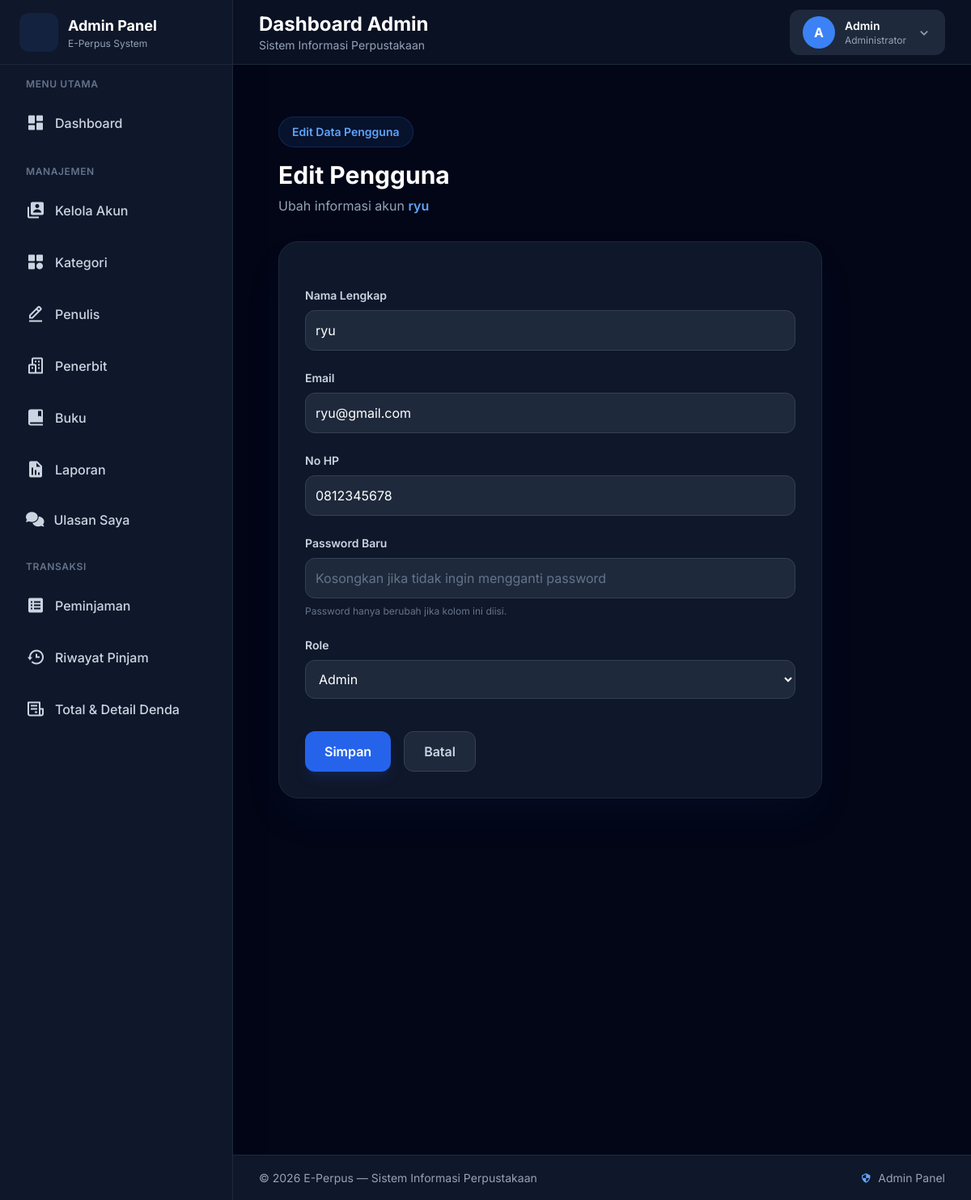
Screenshot of /admin/akun/edit_user.php?id=4 (signed in) with the database file from the repository.
### tables this page shows
CREATE TABLE `user` (
  `id_user` int(11) NOT NULL,
  `nama` varchar(100) DEFAULT NULL,
  `email` varchar(100) DEFAULT NULL,
  `password` text DEFAULT NULL,
  `role` enum('admin','petugas','user') NOT NULL DEFAULT 'user',
  `no_hp` varchar(20) DEFAULT NULL
);

### admin/akun/edit_user.php (the view, shortened to what this page needs)
<?php
include __DIR__ . "/../../config/koneksi.php";
$id = mysqli_real_escape_string($conn, $_GET['id']);
$query = mysqli_query($conn, "SELECT * FROM user WHERE id_user = '$id' LIMIT 1");
$data  = mysqli_fetch_assoc($query);
include '../../admin/layout/header.php';
?>
<script src="https://cdn.tailwindcss.com"></script>
<div class="min-h-screen bg-[#020617] text-slate-100 px-6 py-8">
    <div class="mb-8">
        <div class="inline-flex items-center gap-2 bg-blue-500/10 border border-blue-500/20 text-blue-400 px-4 py-2 rounded-full text-sm font-semibold mb-4">
            Edit Data Pengguna
        </div>
        <h2 class="text-3xl font-bold text-white mb-2">
            Edit Pengguna
        </h2>
        <p class="text-slate-400">
            Ubah informasi akun
            <span class="text-blue-400 font-semibold">
                <?= htmlspecialchars($data['nama']); ?>
            </span>
        </p>
    </div>
    <div class="max-w-2xl bg-[#0f172a] border border-slate-800 rounded-3xl p-8 shadow-2xl shadow-blue-950/20">
        <form action="" method="POST" class="space-y-6" id="formUpdate">
            <div>
                <label class="block mb-2 text-sm font-semibold text-slate-300">
                    Nama Lengkap
                </label>
                <input
                    type="text"
                    name="nama"
                    value="<?= htmlspecialchars($data['nama']); ?>"
                    required
                    class="w-full bg-[#1e293b] border border-slate-700 p-3 rounded-xl text-white placeholder-slate-500 focus:outline-none focus:ring-2 focus:ring-blue-500 focus:border-blue-500 transition"
                >
            </div>
            <div>
                <label class="block mb-2 text-sm font-semibold text-slate-300">
                    Email
                </label>
                <input
                    type="email"
                    name="email"
                    value="<?= htmlspecialchars($data['email']); ?>"
                    required
                    class="w-full bg-[#1e293b] border border-slate-700 p-3 rounded-xl text-white placeholder-slate-500 focus:outline-none focus:ring-2 focus:ring-blue-500 focus:border-blue-500 transition"
                >
            </div>
            <div>
                <label class="block mb-2 text-sm font-semibold text-slate-300">
                    No HP
                </label>
                <input
                    type="text"
                    name="no_hp"
                    value="<?= htmlspecialchars($data['no_hp']); ?>"
                    required
                    class="w-full bg-[#1e293b] border border-slate-700 p-3 rounded-xl text-white placeholder-slate-500 focus:outline-none focus:ring-2 focus:ring-blue-500 focus:border-blue-500 transition"
                >
            </div>
            <div>
                <label class="block mb-2 text-sm font-semibold text-slate-300">
                    Password Baru
                </label>
                <input
                    type="password"
                    name="password"
                    placeholder="Kosongkan jika tidak ingin mengganti password"
                    class="w-full bg-[#1e293b] border border-slate-700 p-3 rounded-xl text-white placeholder-slate-500 focus:outline-none focus:ring-2 focus:ring-blue-500 focus:border-blue-500 transition"
                >
                <p class="text-xs text-slate-500 mt-2">
                    Password hanya berubah jika kolom ini diisi.
                </p>
            </div>
            <div>
                <label class="block mb-2 text-sm font-semibold text-slate-300">
                    Role
                </label>
                <select
                    name="role"
                    required
                    class="w-full bg-[#1e293b] border border-slate-700 p-3 rounded-xl text-white focus:outline-none focus:ring-2 focus:ring-blue-500 focus:border-blue-500 transition"
                >
                    <option value="admin" <?= ($data['role'] == 'admin') ? 'selected' : ''; ?>>
                        Admin
                    </option>
                </select>
            </div>
            <div class="flex gap-4 pt-4">
                <button
                    type="submit"
                    class="bg-blue-600 hover:bg-blue-700 px-6 py-3 rounded-xl text-white font-semibold transition shadow-lg shadow-blue-900/30"
                >
                    Simpan
                </button>
                <a
                    href="user.php"
                    class="bg-slate-800 hover:bg-slate-700 border border-slate-700 px-6 py-3 rounded-xl text-slate-300 font-semibold transition"
                >
                    Batal
                </a>
            </div>
        </form>
    </div>
</div>
<?php include '../../admin/layout/footer.php'; ?>

### admin/layout/header.php (style rules this page uses)
body { font-family: 'Inter', sans-serif; }

### rows the page displays
user: nama "ryu", email "ryu@gmail.com", no_hp "0812345678"

### other values shown
substr($_SESSION['nama'], 0, 1) "A"
$_SESSION['nama'] "Admin"
